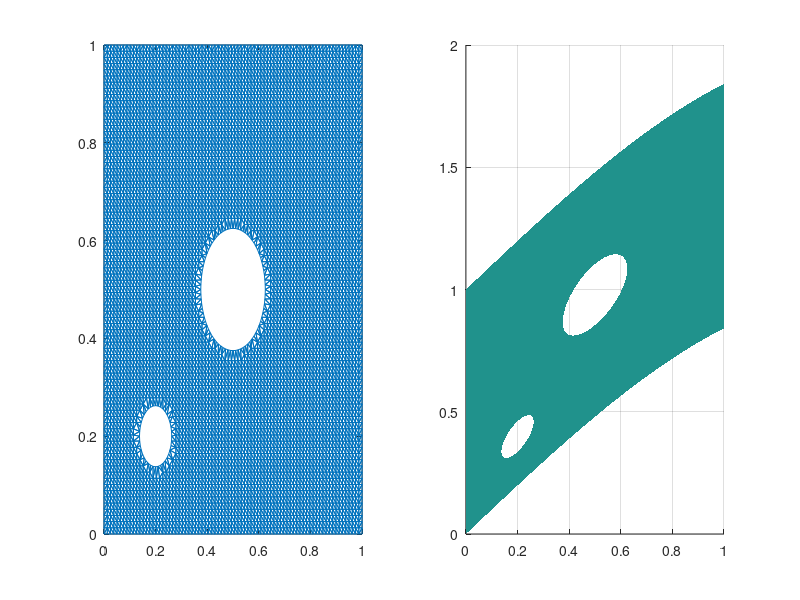

The MATLAB source for this figure:
clear
mesh=load('mesh_with_holes.dat');
vertices=load('nodes.dat');

s=size(vertices);
num_verts=s(1);
mesh_size=size(mesh);

u=zeros(2*size(vertices,1),1);
for i=1:num_verts
    u(2*i) = sin(vertices(i,1));
end

stress=zeros(mesh_size(1),4);
for t=1:mesh_size
    % if vertices(mesh(t,1),1) < 0.5
        % stress(t,1)=2;
    % else
        % stress(t,1)=1;
    % end
end




node_stress=zeros(num_verts,1);

for t=1:mesh_size(1)
    s_norm=sqrt(stress(t,1)*stress(t,1)+stress(t,2)*stress(t,2)+stress(t,3)*stress(t,3)+stress(t,4)*stress(t,4));
    for i=1:3
        node_stress(mesh(t,i))=node_stress(mesh(t,i))+s_norm/3;
    end
end

for i=1:num_verts
    x(i)=vertices(i,1);
    y(i)=vertices(i,2);
    
    x_deformed(i)=x(i)+u(2*i-1);
    y_deformed(i)=y(i)+u(2*i);
end

figure

subplot(1,2,1)
triplot(mesh,x,y);

subplot(1,2,2)

trisurf(mesh,x_deformed,y_deformed,node_stress,'EdgeColor','none');
view(2)